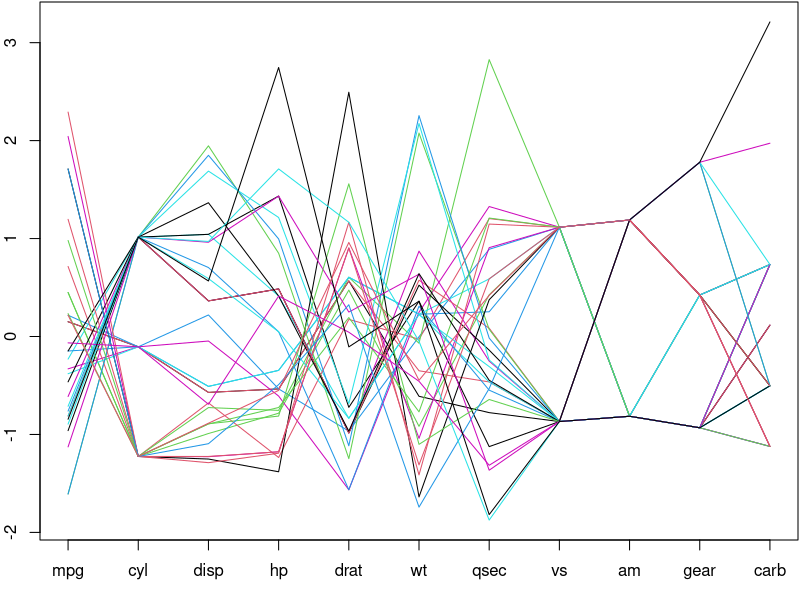

This figure's R source: (Note: this script raises an error after producing the figure.)
## ---- chunk 1
par(mar = c(3, 2, 0.1, 0.1))
matplot(t(scale(mtcars)), lty = 1, type = "l", xaxt = "n", ylab = "")
axis(1, seq(ncol(mtcars)), colnames(mtcars))
## ---- chunk 2
df_methods
